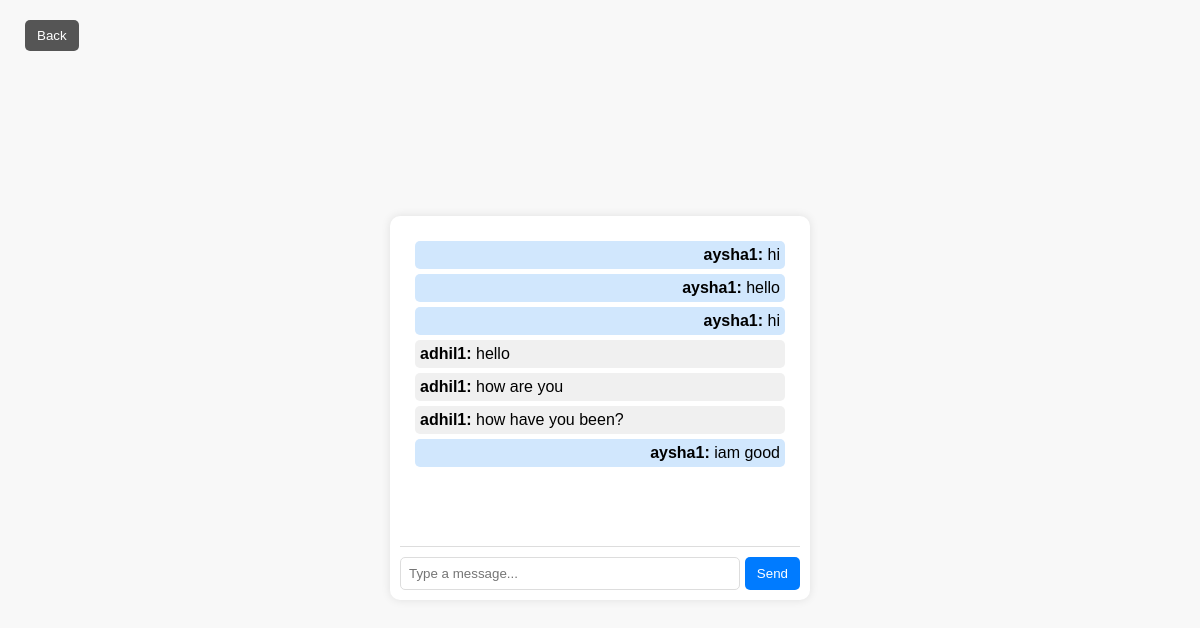
Page /chat_view/4/ (signed in) on the committed database.
### matrimony_app/models.py (models this page shows, shortened)
class Chat(models.Model):
    sender = models.ForeignKey('Member', on_delete=models.CASCADE, related_name='sent_messages')
    receiver = models.ForeignKey('Member', on_delete=models.CASCADE, related_name='received_messages')
    message = models.TextField()
    timestamp = models.DateTimeField(default=now)
    class Meta:
        ordering = ['-timestamp']  # Show recent messages first

class Member(models.Model):
    PROFILE_CHOICES = [
        ("Myself", "Myself"), ("My Sister", "My Sister"), ("My Brother", "My Brother"),
        ("My Son", "My Son"), ("My Daughter", "My Daughter"), ("My Relative", "My Relative"),
        ("My Friend", "My Friend"),
    ]
    GENDER_CHOICES = [("Male", "Male"), ("Female", "Female")]
    RELIGION_CHOICES = [("Hindu", "Hindu"), ("Christian", "Christian"), ("Muslim", "Muslim")]
    MARITAL_STATUS_CHOICES = [
        ("Never Married", "Never Married"), ("Divorced", "Divorced"),
        ("Annulled", "Annulled"), ("Widowed", "Widowed"), ("Nikah Divorce", "Nikah Divorce"),
        ("Awaiting Divorce", "Awaiting Divorce"), ("Separated", "Separated"),
    ]
    BODY_TYPE_CHOICES = [
        ("Slim", "Slim"), ("Fit", "Fit"), ("Toned", "Toned"), ("Short", "Short"),
        ("Average", "Average"), ("Tall", "Tall"), ("Plus Size", "Plus Size"),
        ("Big and Tall", "Big and Tall"), ("Chubby", "Chubby"),
    ]
    EDUCATION_CHOICES = [
        ("Doctorate", "Doctorate"), ("Masters", "Masters"), ("Bachelors", "Bachelors"),
        ("Diploma", "Diploma"), ("High/Secondary School", "High/Secondary School"),
        ("Less than High School", "Less than High School"),
    ]
    COURSE_CHOICES = [
        ("MCA", "MCA"), ("MBA", "MBA"), ("MCom", "MCom"), ("MArch", "MArch"),
        ("Audiology", "Audiology"), ("IPS", "IPS"), ("IAS", "IAS"), ("IRS", "IRS"),
        ("MSc Nursing", "MSc Nursing"), ("MSc Agriculture", "MSc Agriculture"),
        ("MPharm", "MPharm"),
    ]
    DISTRICT_CHOICES = [
        ("Thrissur", "Thrissur"), ("Ernakulam", "Ernakulam"), ("Kottayam", "Kottayam"),
        ("Kannur", "Kannur"), ("Kasargod", "Kasargod"), ("Thiruvananthapuram", "Thiruvananthapuram"),
        ("Idukki", "Idukki"), ("Wayanad", "Wayanad"), ("Pathanamthitta", "Pathanamthitta"),
        ("Palakkad", "Palakkad"), ("Malappuram", "Malappuram"), ("Kollam", "Kollam"),
        ("Alappuzha", "Alappuzha"), ("Kozhikode", "Kozhikode"),
    ]
    CITY_CHOICES = [
        ("Neyyattinkara", "Neyyattinkara"), ("Varkala", "Varkala"), ("Aluva", "Aluva"),
        ("Angamaly", "Angamaly"), ("Perumbavoor", "Perumbavoor"), ("Feroke", "Feroke"),
        ("Kunnamangalam", "Kunnamangalam"), ("Guruvayur", "Guruvayur"),
        ("Chalakudy", "Chalakudy"), ("Karunagappally", "Karunagappally"),
        ("Punalur", "Punalur"), ("Changanassery", "Changanassery"),
        ("Pala", "Pala"), ("Manjeri", "Manjeri"), ("Tirur", "Tirur"),
    ]
    COMMUNITY_CHOICES = [
        ("Nair", "Nair"), ("Ezhava", "Ezhava"), ("Brahmin", "Brahmin"),
        ("Vishwakarma", "Vishwakarma"), ("Scheduled Caste (SC)", "Scheduled Caste (SC)"),
        ("Mappila", "Mappila"), ("Thangal", "Thangal"), ("Syrian Christian", "Syrian Christian"),
        ("Latin Catholic", "Latin Catholic"), ("Jacobite", "Jacobite"),
        ("Marthoma", "Marthoma"), ("Anglo-Indian", "Anglo-Indian"),
        ("Jewish", "Jewish"), ("Tribal", "Tribal"),
    ]
    FINANCIAL_STATUS_CHOICES = [
        ("Wealthy", "Wealthy"), ("Upper Middle Class", "Upper Middle Class"),
        ("Lower Middle Class", "Lower Middle Class"), ("Financially Stable", "Financially Stable"),
        ("Inherited Wealth", "Inherited Wealth"), ("Business Family", "Business Family"),
        ("Retired Family Income", "Retired Family Income"), ("Prefer Not to Say", "Prefer Not to Say"),
        ("Well-off", "Well-off"), ("Working Class", "Working Class"),
        ("Affluent", "Affluent"), ("Struggling Financially", "Struggling Financially"),
    ]
    FATHER_OCCUPATION_CHOICES = [
        ("Business", "Business"),
        ("IT", "IT"),
        ("Engineer", "Engineer"),
        ("Doctor", "Doctor"),
        ("Government Job", "Government Job"),
        ("Abroad", "Abroad"),
        ("Other", "Other"),
    ]
    MOTHER_OCCUPATION_CHOICES = [
        ("Business", "Business"),
        ("IT", "IT"),
        ("Engineer", "Engineer"),
        ("Doctor", "Doctor"),
        ("Government Job", "Government Job"),
        ("Home Maker", "Home Maker"),
        ("Other", "Other"),
    ]
    SIBLING_CHOICES = [
        ("Single Child", "Single Child"),
        ("Yes", "Yes"),
    ]
    SIBLING_OCCUPATION_CHOICES = [
        ("Studies", "Studies"),
        ("Engineer", "Engineer"),
        ("Doctor", "Doctor"),
        ("Government Job", "Government Job"),
        ("IT", "IT"),
        ("Other", "Other"),
    ]
    profile_for = models.CharField(max_length=20, choices=PROFILE_CHOICES)
    name = models.CharField(max_length=100)
    username = models.CharField(max_length=50, unique=True)
    phone = models.CharField(max_length=15)
    email = models.EmailField(max_length=254, blank=False, null=False,default="Not Specified", unique=True)
    gender = models.CharField(max_length=10, choices=GENDER_CHOICES)
    dob = models.DateField()
    age = models.IntegerField(null=True, blank=True)
    religion = models.CharField(max_length=20, choices=RELIGION_CHOICES)
    nationality = models.CharField(max_length=20, default="Indian")
    password = models.CharField(max_length=128)  # Storing hashed password
    height = models.IntegerField(choices=[(i, i) for i in range(100, 211)])
    weight = models.IntegerField(choices=[(i, i) for i in range(40, 111)])
    marital_status = models.CharField(max_length=20, choices=MARITAL_STATUS_CHOICES)
    body_type = models.CharField(max_length=20, choices=BODY_TYPE_CHOICES)
    physically_challenged = models.BooleanField(default=False)
    highest_education = models.CharField(max_length=30, choices=EDUCATION_CHOICES,null=False, blank=False, default="Not Specified")
    course = models.CharField(max_length=30, choices=COURSE_CHOICES)
    country = models.CharField(max_length=20, default="India")
    state = models.CharField(max_length=20, default="Kerala")
    district = models.CharField(max_length=20, choices=DISTRICT_CHOICES)
    city = models.CharField(max_length=20, choices=CITY_CHOICES)
    community = models.CharField(max_length=30, choices=COMMUNITY_CHOICES)
    financial_status = models.CharField(max_length=30, choices=FINANCIAL_STATUS_CHOICES)
    description = models.TextField()
    photo = models.ImageField(upload_to="profile_photos/",null=True,blank=True)
    father_name = models.CharField(max_length=100, blank=True, null=True)
    father_occupation = models.CharField(max_length=50, choices=FATHER_OCCUPATION_CHOICES, blank=True, null=True)
    mother_name = models.CharField(max_length=100, blank=True, null=True)
    mother_occupation = models.CharField(max_length=50, choices=MOTHER_OCCUPATION_CHOICES, blank=True, null=True)
    siblings = models.CharField(max_length=20, choices=SIBLING_CHOICES, default="Single Child")
    sibling_name = models.CharField(max_length=100, blank=True, null=True)
    sibling_occupation = models.CharField(max_length=50, choices=SIBLING_OCCUPATION_CHOICES, blank=True, null=True)
    current_job = models.CharField(max_length=100, blank=True, null=True)
    company_name = models.CharField(max_length=100, blank=True, null=True)
    job_location = models.CharField(max_length=100, blank=True, null=True)

### matrimony_app/views.py (the view)
# urls.py: path('chat_view/<int:receiver_id>/',views.chat_view,name="chat_view"),
def chat_view(request, receiver_id):
    sender_id = request.session.get('user_id')  # Get logged-in user's ID from session
    sender = get_object_or_404(Member, id=sender_id)
    receiver = get_object_or_404(Member, id=receiver_id)  # Fetch the receiver
    messages = Chat.objects.filter(
        sender__in=[sender, receiver], receiver__in=[sender, receiver]
    ).order_by('timestamp')
    return render(request, 'chat.html', {"receiver": receiver,'messages': messages})

### matrimony_app/templates/chat.html (shortened to what this page needs)
<!DOCTYPE html>
<html lang="en">
<head>
</head>
<body>
    <button class="back-btn" onclick="history.back()">Back</button>
    <div class="chat-container">
        <div class="messages" id="chat-box">
            {% for message in messages %}
                <div class="{% if message.sender.id == request.session.user_id %}sent{% else %}received{% endif %}">
                    <strong>{{ message.sender.username }}:</strong> {{ message.message }}
                </div>
            {% empty %}
                <p>No messages yet. Start the conversation!</p>
            {% endfor %}
        </div>
        <div class="input-container">
            <input type="text" id="message" placeholder="Type a message...">
            <button onclick="sendMessage()">Send</button>
        </div>
    </div>
</body>
</html>

### matrimony_app/templates/chat.html (style rules this page uses)
body { font-family: Arial, sans-serif; display: flex; flex-direction: column; align-items: center; justify-content: center; height: 100vh; background-color: #f8f8f8; }
.chat-container { width: 90%; max-width: 400px; background: white; border-radius: 10px; box-shadow: 0 0 10px rgba(0, 0, 0, 0.1); padding: 10px; display: flex; flex-direction: column; }
.messages { height: 300px; overflow-y: auto; padding: 10px; border-bottom: 1px solid #ddd; }
.input-container { display: flex; margin-top: 10px; }
input { flex: 1; padding: 8px; border: 1px solid #ddd; border-radius: 5px; }
button { padding: 8px 12px; margin-left: 5px; border: none; background: #007bff; color: white; border-radius: 5px; cursor: pointer; }
.back-btn { margin-bottom: 10px; background: #555; position: absolute; top: 20px; left: 20px; }
.sent { text-align: right; background-color: #d1e7fd; padding: 5px; margin: 5px; border-radius: 5px; }
.received { text-align: left; background-color: #f0f0f0; padding: 5px; margin: 5px; border-radius: 5px; }

### rows in the picture
Chat: sender.username "aysha1", message "hi"
Chat: sender.username "aysha1", message "hello"
Chat: sender.username "aysha1", message "hi"
Chat: sender.username "adhil1", message "hello"
Chat: sender.username "adhil1", message "how are you"
Chat: sender.username "adhil1", message "how have you been?"
Chat: sender.username "aysha1", message "iam good"
